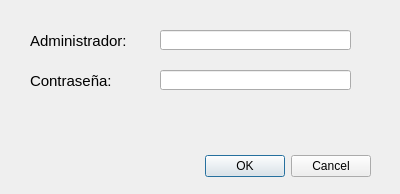
<?xml version="1.0" encoding="UTF-8"?>
<ui version="4.0">
 <class>permiso</class>
 <widget class="QDialog" name="permiso">
  <property name="geometry">
   <rect>
    <x>0</x>
    <y>0</y>
    <width>400</width>
    <height>194</height>
   </rect>
  </property>
  <property name="windowTitle">
   <string>Dialog</string>
  </property>
  <widget class="QDialogButtonBox" name="buttonBox">
   <property name="geometry">
    <rect>
     <x>30</x>
     <y>150</y>
     <width>341</width>
     <height>32</height>
    </rect>
   </property>
   <property name="orientation">
    <enum>Qt::Horizontal</enum>
   </property>
   <property name="standardButtons">
    <set>QDialogButtonBox::Cancel|QDialogButtonBox::Ok</set>
   </property>
  </widget>
  <widget class="QLabel" name="label">
   <property name="geometry">
    <rect>
     <x>30</x>
     <y>20</y>
     <width>101</width>
     <height>41</height>
    </rect>
   </property>
   <property name="font">
    <font>
     <pointsize>11</pointsize>
    </font>
   </property>
   <property name="text">
    <string>Administrador:</string>
   </property>
  </widget>
  <widget class="QLabel" name="label_2">
   <property name="geometry">
    <rect>
     <x>30</x>
     <y>70</y>
     <width>91</width>
     <height>21</height>
    </rect>
   </property>
   <property name="font">
    <font>
     <pointsize>11</pointsize>
    </font>
   </property>
   <property name="text">
    <string>Contraseña:</string>
   </property>
  </widget>
  <widget class="QLineEdit" name="line_admin">
   <property name="geometry">
    <rect>
     <x>160</x>
     <y>30</y>
     <width>191</width>
     <height>20</height>
    </rect>
   </property>
  </widget>
  <widget class="QLineEdit" name="line_pass">
   <property name="geometry">
    <rect>
     <x>160</x>
     <y>70</y>
     <width>191</width>
     <height>20</height>
    </rect>
   </property>
  </widget>
 </widget>
 <resources/>
 <connections>
  <connection>
   <sender>buttonBox</sender>
   <signal>accepted()</signal>
   <receiver>permiso</receiver>
   <slot>accept()</slot>
   <hints>
    <hint type="sourcelabel">
     <x>248</x>
     <y>254</y>
    </hint>
    <hint type="destinationlabel">
     <x>157</x>
     <y>274</y>
    </hint>
   </hints>
  </connection>
  <connection>
   <sender>buttonBox</sender>
   <signal>rejected()</signal>
   <receiver>permiso</receiver>
   <slot>reject()</slot>
   <hints>
    <hint type="sourcelabel">
     <x>316</x>
     <y>260</y>
    </hint>
    <hint type="destinationlabel">
     <x>286</x>
     <y>274</y>
    </hint>
   </hints>
  </connection>
 </connections>
</ui>
